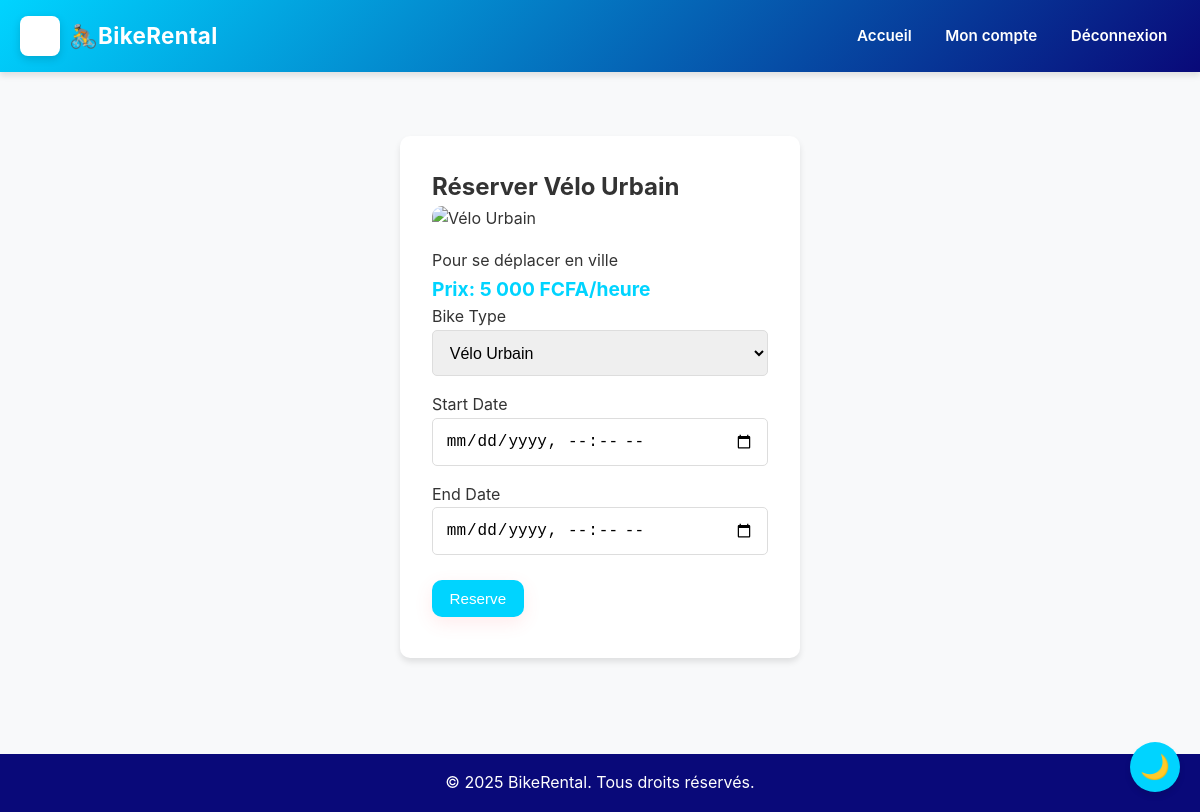
The page /reserve/4 (signed in) on the database its author committed.
### models.py (models this page shows, shortened)
class BikeType(db.Model):
    id = db.Column(db.Integer, primary_key=True)
    name = db.Column(db.String(100), nullable=False)
    description = db.Column(db.Text, nullable=True)
    price_per_hour = db.Column(db.Float, nullable=False)
    image_url = db.Column(
        db.String(255),
        nullable=False
    )
    available = db.Column(db.Boolean, default=True)

### app.py (the view, shortened to what this page needs)
@app.route('/reserve/<int:bike_id>', methods=['GET', 'POST'])
@login_required
def reserve(bike_id):
    bike = BikeType.query.get_or_404(bike_id)
    form = ReservationForm()
    form.bike_type_id.choices = sorted(
        [(b.id, b.name) for b in BikeType.query.filter_by(available=True).all()],
        key=lambda x: x[1]
    )
    form.bike_type_id.data = bike_id
    return render_template('reserve.html', form=form, bike=bike)

### app.py
class ReservationForm(FlaskForm):
    bike_type_id = SelectField('Bike Type', coerce=int, validators=[DataRequired()])
    start_date = DateTimeField('Start Date', format='%Y-%m-%dT%H:%M', validators=[DataRequired()])
    end_date = DateTimeField('End Date', format='%Y-%m-%dT%H:%M', validators=[DataRequired()])
    submit = SubmitField('Reserve')

### app.py (called while the page is built)
@login_manager.user_loader
def load_user(user_id):
    return User.query.get(int(user_id))

def format_currency(value):
    try:
        v = float(value)
        return f"{int(round(v)):,}".replace(',', ' ')
    except Exception:
        return value

### templates/reserve.html (shortened to what this page needs)
{% extends "base.html" %}
{% block content %}
<div class="form-container">
    <h2>Réserver {{ bike.name }}</h2>
    <img src="stactic/img/velo-vtt.jpg" alt="{{ bike.name }}" class="bike-image-large">
    <p>{{ bike.description }}</p>
    <p class="price">Prix: {{ bike.price_per_hour|currency }} FCFA/heure</p>
    <form method="POST">
        <div class="form-group">
            {{ form.bike_type_id.label }}
            {{ form.bike_type_id(class="form-control") }}
        </div>
        <div class="form-group">
            {{ form.start_date.label }}
            <input id="start_date" name="start_date" type="datetime-local" class="form-control" title="Date et heure de début" placeholder="YYYY-MM-DDThh:mm" value="{{ form.start_date.data.strftime('%Y-%m-%dT%H:%M') if form.start_date.data }}">
        </div>
        <div class="form-group">
            {{ form.end_date.label }}
            <input id="end_date" name="end_date" type="datetime-local" class="form-control" title="Date et heure de fin" placeholder="YYYY-MM-DDThh:mm" value="{{ form.end_date.data.strftime('%Y-%m-%dT%H:%M') if form.end_date.data }}">
        </div>
        {{ form.submit(class="btn") }}
    </form>
</div>
{% endblock %}

### static/css/style.css (style rules this page uses)
:root { --primary-color: #00d4ff; --secondary-color: #090979; --accent-color: #00d4ff; --text-color: #333; --bg-color: #f8f9fa; --card-bg: #fff; --shadow: 0 4px 6px rgba(0, 0, 0, 0.1); --transition: all 0.3s ease; }
* { margin: 0; padding: 0; box-sizing: border-box; }
body { font-family: Inter, 'Segoe UI', Tahoma, Geneva, Verdana, sans-serif; line-height: 1.6; color: var(--text-color); background: var(--bg-color); transition: var(--transition); }
.bike-image-large { width: 100%; max-width: 300px; border-radius: 10px; margin-bottom: 1rem; display: block; }
.price { font-weight: bold; color: var(--accent-color); font-size: 1.2rem; }
.btn { display: inline-block; background: var(--primary-color); color: white; padding: 0.6rem 1.1rem; border: none; border-radius: 10px; cursor: pointer; transition: var(--transition); font-size: 0.95rem; margin: 0.6rem 0; box-shadow: 0 6px 18px rgba(255,90,95,0.12); }
.form-container { max-width: 400px; margin: 2rem auto; background: var(--card-bg); padding: 2rem; border-radius: 10px; box-shadow: var(--shadow); }
.form-group { margin-bottom: 1rem; }
.form-control { width: 100%; padding: 0.8rem; border: 1px solid #ddd; border-radius: 5px; font-size: 1rem; transition: var(--transition); }

### rows shown on the page
BikeType: name "Vélo Urbain", description "Pour se déplacer en ville", price_per_hour "5 000"
